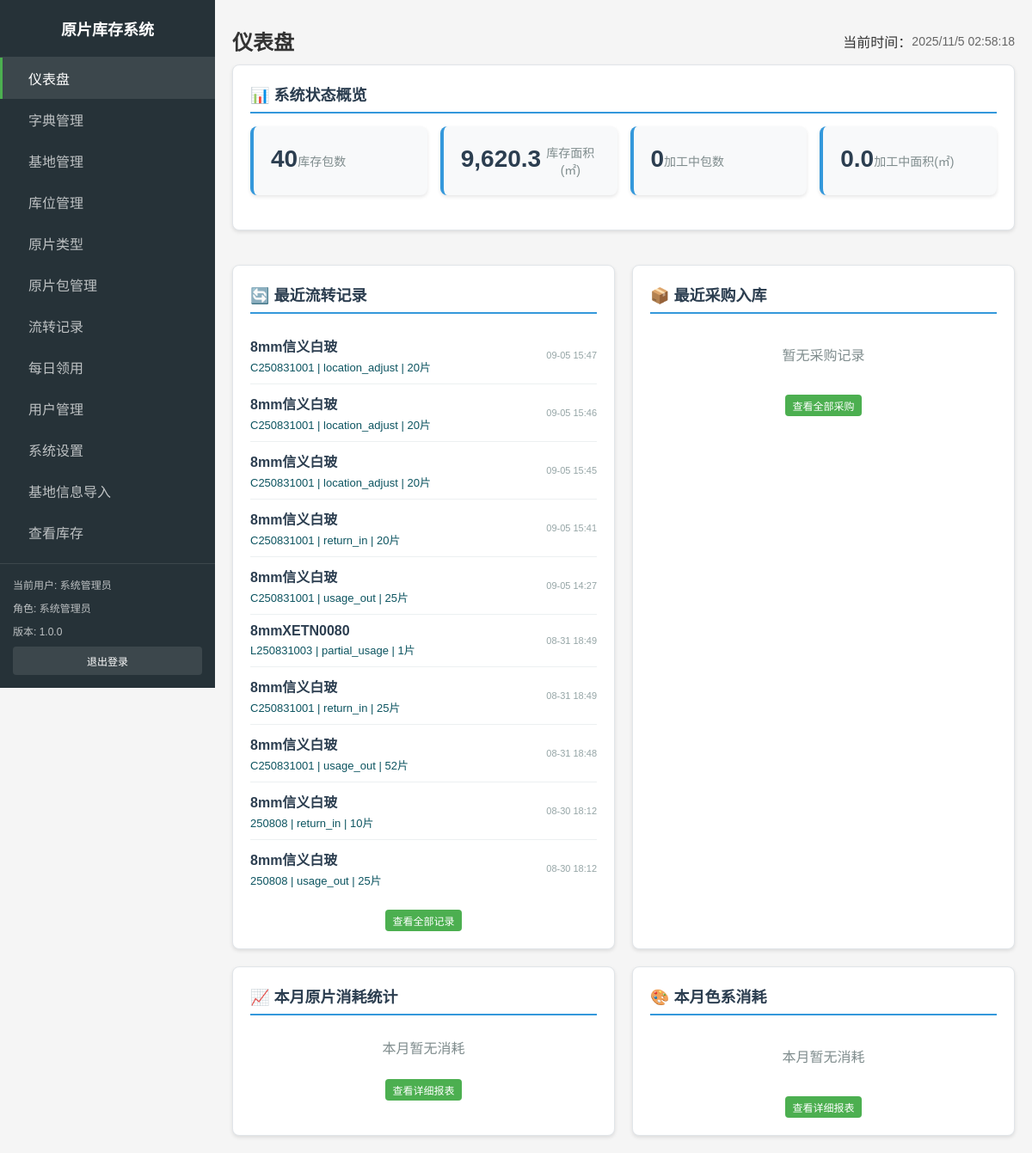
/admin/index.php (signed in), run on the app's committed database.
### tables this page shows
CREATE TABLE `inventory_transactions` (`id` INT(11) NOT NULL AUTO_INCREMENT,
`package_id` INT(11) NOT NULL Comment "原片包ID",
`transaction_type` ENUM("purchase_in","usage_out","return_in","scrap","partial_usage","location_adjust","check_in","check_out") NOT NULL Comment "交易类型：采购入库、领用出库、归还入库、报废、部分领用、基地流转、盘盈入库、盘亏出库",
`from_rack_id` INT(11) NULL Comment "来源库位架ID",
`to_rack_id` INT(11) NULL Comment "目标库位架ID",
`quantity` INT(11) NOT NULL Comment "数量",
`operator_id` INT(11) NULL Comment "操作员ID",
`scrap_reason` TEXT NULL Comment "报废原因",
`transaction_time` TIMESTAMP NOT NULL DEFAULT CURRENT_TIMESTAMP Comment "交易时间",
`actual_usage` INT(11) NULL DEFAULT 0 Comment "实际领用量",
`notes` TEXT NULL Comment "备注信息",
`created_at` TIMESTAMP NOT NULL DEFAULT CURRENT_TIMESTAMP,
INDEX `from_rack_id`(`from_rack_id` ASC) USING BTREE,
INDEX `package_id`(`package_id` ASC) USING BTREE,
INDEX `to_rack_id`(`to_rack_id` ASC) USING BTREE,
PRIMARY KEY (`id`));

CREATE TABLE `glass_types` (`id` INT(11) NOT NULL AUTO_INCREMENT,
`custom_id` VARCHAR(50) NOT NULL Comment "原片ID（自定义，唯一，采购使用）",
`name` VARCHAR(100) NOT NULL Comment "原片名称（完整名称）",
`short_name` VARCHAR(50) NOT NULL Comment "原片简称（如：5白、4白、5白南玻）",
`finance_name` VARCHAR(100) NULL Comment "财务核算名",
`product_series` VARCHAR(100) NULL Comment "原片商色系（如：5lowe XETB0160）",
`brand` VARCHAR(50) NULL Comment "原片品牌（如：信义、台玻、金晶、旗滨）",
`manufacturer` VARCHAR(100) NULL Comment "原片生产商（如：重庆信义、德阳信义、成都台玻）",
`color` VARCHAR(50) NULL Comment "原片颜色（如：白玻、玉沙、LOWE、超白等）",
`thickness` DECIMAL(10,2) NULL Comment "原片厚度(mm)（如：4、5、6、8、10、12、15、19）",
`silver_layers` ENUM("单银","双银","三银","无银","") NULL Comment "银层类型",
`substrate` ENUM("普白","超白","") NULL Comment "基片类型",
`transmittance` ENUM("高透","中透","低透","") NULL Comment "透光性",
`status` TINYINT(1) NULL DEFAULT 1 Comment "状态：1启用，0禁用",
`created_at` TIMESTAMP NOT NULL DEFAULT CURRENT_TIMESTAMP,
`updated_at` TIMESTAMP NOT NULL DEFAULT CURRENT_TIMESTAMP ON UPDATE CURRENT_TIMESTAMP(0),
UNIQUE INDEX `custom_id`(`custom_id` ASC) USING BTREE,
INDEX `idx_brand`(`brand` ASC) USING BTREE,
INDEX `idx_color`(`color` ASC) USING BTREE,
INDEX `idx_custom_id`(`custom_id` ASC) USING BTREE,
INDEX `idx_manufacturer`(`manufacturer` ASC) USING BTREE,
INDEX `idx_short_name`(`short_name` ASC) USING BTREE,
INDEX `idx_silver_layers`(`silver_layers` ASC) USING BTREE,
INDEX `idx_substrate`(`substrate` ASC) USING BTREE,
INDEX `idx_transmittance`(`transmittance` ASC) USING BTREE,
PRIMARY KEY (`id`));

CREATE TABLE `glass_packages` (`id` INT(11) NOT NULL AUTO_INCREMENT,
`package_code` VARCHAR(100) NOT NULL Comment "包号/二维码",
`glass_type_id` INT(11) NOT NULL Comment "原片类型ID",
`width` DECIMAL(10,2) NULL Comment "宽度(mm)",
`height` DECIMAL(10,2) NULL Comment "高度(mm)",
`pieces` INT(11) NOT NULL DEFAULT 0 Comment "实际片数（库存操作基准）",
`quantity` INT(11) NOT NULL DEFAULT 0 Comment "默认包装数量（参考值）",
`entry_date` DATE NULL Comment "入库日期",
`initial_rack_id` INT(11) NULL Comment "起始库区ID",
`current_rack_id` INT(11) NULL Comment "当前库位架ID",
`position_order` INT(11) NULL DEFAULT 1 Comment "在架中的位置顺序(1-x)",
`status` ENUM("in_storage","in_processing","scrapped","used_up") NULL DEFAULT 'in_storage' Comment "包状态：in_storage=库存中，in_processing=加工中，scrapped=已报废，used_up=已用完",
`created_at` TIMESTAMP NOT NULL DEFAULT CURRENT_TIMESTAMP,
`updated_at` TIMESTAMP NOT NULL DEFAULT CURRENT_TIMESTAMP ON UPDATE CURRENT_TIMESTAMP(0),
INDEX `current_rack_id`(`current_rack_id` ASC) USING BTREE,
INDEX `glass_type_id`(`glass_type_id` ASC) USING BTREE,
INDEX `initial_rack_id`(`initial_rack_id` ASC) USING BTREE,
PRIMARY KEY (`id`));

### includes/db.php (called while the page is built, shortened)
<?php
function getDbConnection() {
    static $conn = null;
    if ($conn === null) {
        $conn = new mysqli(DB_HOST, DB_USER, DB_PASS, DB_NAME);
        $conn->set_charset(DB_CHARSET);
    }
    return $conn;
}
function query($sql, $params = []) {
    $conn = getDbConnection();
    $stmt = $conn->prepare($sql);
    if (!$stmt->execute()) {
        throw new Exception("执行查询失败: " . $stmt->error . "<br>SQL: " . $sql);
    }
    $result = $stmt->get_result();
    return $result;
}
function fetchAll($sql, $params = []) {
    $result = query($sql, $params);
    $rows = [];
    while ($row = $result->fetch_assoc()) {
        $rows[] = $row;
    }
    return $rows;
}
function fetchOne($sql, $params = []) {
    $result = query($sql, $params);
    $row = $result->fetch_row();
    $value = $row ? $row[0] : null;
    return $value;
}
?>

### includes/auth.php (called while the page is built, shortened)
<?php
require_once __DIR__ . '/db.php';
function isLoggedIn() {
    return isset($_SESSION['logged_in']) && $_SESSION['logged_in'] === true;
}
function getCurrentUser() {
    return [
        'id' => $_SESSION['user_id'],
        'username' => $_SESSION['username'],
        'name' => $_SESSION['name'],
        'role' => $_SESSION['role'],
        'base_id' => $_SESSION['base_id'] ?? null
    ];
}
?>

### includes/admin_nav_config.php (called while the page is built, shortened)
<?php
function getAdminNavConfig($userRole) {
    $filteredItems = array_filter($navItems, function($item) use ($userRole) {
        return in_array($userRole, $item['roles']);
    });
    usort($filteredItems, function($a, $b) {
        return $a['order'] - $b['order'];
    });
    return $filteredItems;
}
function getCurrentNavId($currentPage) {
    $pageNavMap = [
        'index.php' => 'dashboard',
        'bases.php' => 'bases',
        'racks.php' => 'racks',
        'glass_types.php' => 'glass_types',
        'dictionary.php' => 'dictionary',
        'packages.php' => 'packages',
        'transactions.php' => 'transactions',
        'reports.php' => 'reports',
        'users.php' => 'users',
        'settings.php' => 'settings'
    ];
    return $pageNavMap[$currentPage] ?? '';
}
?>

### admin/index.php (the view, shortened to what this page needs)
<?php
require_once '../includes/auth.php';
require_once '../includes/db.php';
require_once '../includes/admin_layout.php';
$sql_storage_packages = "SELECT COUNT(*) FROM glass_packages gp
  left join storage_racks sr on gp.current_rack_id = sr.id WHERE gp.status = 'in_storage'";
$sql_storage_area = "SELECT COALESCE(SUM(width * height * pieces / 1000000), 0) FROM glass_packages gp
  left join storage_racks sr on gp.current_rack_id = sr.id WHERE gp.status = 'in_storage'";
$sql_processing_packages = "SELECT COUNT(*) FROM glass_packages gp
  left join storage_racks sr on gp.current_rack_id = sr.id WHERE gp.status = 'in_processing'";
$sql_processing_area = "SELECT COALESCE(SUM(width * height * pieces / 1000000), 0) FROM glass_packages gp
  left join storage_racks sr on gp.current_rack_id = sr.id WHERE gp.status = 'in_processing'";
$currentUser = getCurrentUser();
$systemStats = [
        'storage_packages' => fetchOne($sql_storage_packages),
        'storage_area' => fetchOne($sql_storage_area),
        'processing_packages' => fetchOne($sql_processing_packages),
        'processing_area' => fetchOne($sql_processing_area),
    ];
$recentTransactions = fetchAll("SELECT t.*, p.package_code, u.username, g.name as glass_name,
                                      sr_from.code as from_rack_code, sr_to.code as to_rack_code
                              FROM inventory_transactions t
                              LEFT JOIN glass_packages p ON t.package_id = p.id
                              LEFT JOIN users u ON t.operator_id = u.id
                              LEFT JOIN glass_types g ON p.glass_type_id = g.id
                              LEFT JOIN storage_racks sr_from ON t.from_rack_id = sr_from.id
                              LEFT JOIN storage_racks sr_to ON t.to_rack_id = sr_to.id
                              WHERE t.transaction_type NOT IN ('purchase_in')
                              ORDER BY t.transaction_time DESC LIMIT 10");
$recentPurchases = fetchAll("SELECT t.*, p.package_code, u.username, g.name as glass_name, g.color, g.thickness,
                                    p.width, p.height, p.pieces
                            FROM inventory_transactions t
                            LEFT JOIN glass_packages p ON t.package_id = p.id
                            LEFT JOIN users u ON t.operator_id = u.id
                            LEFT JOIN glass_types g ON p.glass_type_id = g.id
                            WHERE t.transaction_type = 'purchase_in'
                            ORDER BY t.transaction_time DESC LIMIT 10");
$monthStart = date('Y-m-01 00:00:00');
$monthEnd = date('Y-m-t 23:59:59');
$monthlyConsumption = fetchAll("SELECT g.name as glass_name, g.color, g.thickness,
                                      SUM(CASE WHEN t.transaction_type IN ('usage_out', 'partial_usage') THEN t.quantity ELSE 0 END) as total_usage,
                                      SUM(CASE WHEN t.transaction_type = 'scrap' THEN t.quantity ELSE 0 END) as total_scrap,
                                      SUM(CASE WHEN t.transaction_type IN ('usage_out', 'partial_usage', 'scrap') THEN t.quantity ELSE 0 END) as total_consumption
                              FROM inventory_transactions t
                              LEFT JOIN glass_packages p ON t.package_id = p.id
                              LEFT JOIN glass_types g ON p.glass_type_id = g.id
                              WHERE t.transaction_time >= ? AND t.transaction_time <= ?
                              AND t.transaction_type IN ('usage_out', 'partial_usage', 'scrap')
                              GROUP BY g.id, g.name, g.color, g.thickness
                              HAVING total_consumption > 0
                              ORDER BY total_consumption DESC LIMIT 10", [$monthStart, $monthEnd]);
$monthlyColorConsumption = fetchAll("SELECT g.color,
                                           SUM(CASE WHEN t.transaction_type IN ('usage_out', 'partial_usage', 'scrap') THEN t.quantity ELSE 0 END) as total_consumption,
                                           COUNT(DISTINCT p.id) as package_count
                                   FROM inventory_transactions t
                                   LEFT JOIN glass_packages p ON t.package_id = p.id
                                   LEFT JOIN glass_types g ON p.glass_type_id = g.id
                                   WHERE t.transaction_time >= ? AND t.transaction_time <= ?
                                   AND t.transaction_type IN ('usage_out', 'partial_usage', 'scrap')
                                   AND g.color IS NOT NULL AND g.color != ''
                                   GROUP BY g.color
                                   HAVING total_consumption > 0
                                   ORDER BY total_consumption DESC LIMIT 10", [$monthStart, $monthEnd]);
$additionalCSS = ['../assets/css/admin/dashboard.css'];
?>
<div class="dashboard-container">
    <div class="dashboard-overview">
            <h3>📊 系统状态概览</h3>
            <div class="stats-grid">
                <div class="stat-card">
                    <div class="stat-value"><?php echo number_format($systemStats['storage_packages']); ?></div>
                    <div class="stat-label">库存包数</div>
                </div>
                <div class="stat-card">
                    <div class="stat-value"><?php echo number_format($systemStats['storage_area'], 1); ?></div>
                    <div class="stat-label">库存面积(㎡)</div>
                </div>
                <div class="stat-card">
                    <div class="stat-value"><?php echo number_format($systemStats['processing_packages']); ?></div>
                    <div class="stat-label">加工中包数</div>
                </div>
                <div class="stat-card">
                    <div class="stat-value"><?php echo number_format($systemStats['processing_area'], 1); ?></div>
                    <div class="stat-label">加工中面积(㎡)</div>
                </div>
            </div>
    </div>
    <div class="dashboard-grid">
        <div class="dashboard-card">
            <h3>🔄 最近流转记录</h3>
            <div class="recent-list">
                <?php if (empty($recentTransactions)): ?>
                    <div style="text-align: center; color: #7f8c8d; padding: 20px;">暂无流转记录</div>
                <?php else: ?>
                    <?php foreach ($recentTransactions as $transaction): ?>
                        <div class="recent-item">
                            <div class="item-info">
                                <div class="item-title"><?php echo htmlspecialchars($transaction['glass_name']); ?></div>
                                <div class="item-detail">
                                    <?php echo htmlspecialchars($transaction['package_code']); ?> |
                                    <?php
                                    $typeLabels = [
                                        'usage_out' => '<span class="label label-warning">领用出库</span>',
                                        'return_in' => '<span class="label label-info">归还入库</span>',
                                        'scrap' => '<span class="label label-danger">报废出库</span>',
                                        'partial_usage' => '<span class="label label-warning">部分领用</span>',
                                        'check_in' => '<span class="label label-success">盘点入库</span>',
                                        'check_out' => '<span class="label label-danger">盘点出库</span>',
                                        'location_adjust' => '<span class="label label-info">位置调整</span>',
                                    ];
                                    echo $typeLabels[$transaction['transaction_type']] ?? $transaction['transaction_type'];
                                    ?> |
                                    <?php echo $transaction['quantity']; ?>片
                                </div>
                            </div>
                            <div class="item-time"><?php echo date('m-d H:i', strtotime($transaction['transaction_time'])); ?></div>
                        </div>
                    <?php endforeach; ?>
                <?php endif; ?>
            </div>
            <div style="text-align: center; margin-top: 15px;">
                <a href="transactions.php" class="btn btn-sm">查看全部记录</a>
            </div>
        </div>
        <div class="dashboard-card">
            <h3>📦 最近采购入库</h3>
            <div class="recent-list">
                <?php if (empty($recentPurchases)): ?>
                    <div style="text-align: center; color: #7f8c8d; padding: 20px;">暂无采购记录</div>
                <?php endif; ?>
            </div>
            <div style="text-align: center; margin-top: 15px;">
                <a href="transactions.php?type=purchase_in" class="btn btn-sm">查看全部采购</a>
            </div>
        </div>
        <div class="dashboard-card">
            <h3>📈 本月原片消耗统计</h3>
            <div style="margin-bottom: 15px;">
                <?php if (empty($monthlyConsumption)): ?>
                    <div style="text-align: center; color: #7f8c8d; padding: 10px;">本月暂无消耗</div>
                <?php endif; ?>
            </div>
            <div style="text-align: center; margin-top: 15px;">
                <a href="reports.php" class="btn btn-sm">查看详细报表</a>
            </div>
        </div>
        <div class="dashboard-card">
            <h3>🎨 本月色系消耗</h3>
            <div>
                <?php if (empty($monthlyColorConsumption)): ?>
                    <div style="text-align: center; color: #7f8c8d; padding: 20px;">本月暂无消耗</div>
                <?php endif; ?>
            </div>
            <div style="text-align: center; margin-top: 15px;">
                <a href="reports.php" class="btn btn-sm">查看详细报表</a>
            </div>
        </div>
    </div>
</div>
<?php
$content = ob_get_clean();
echo renderAdminLayout('仪表盘', $content, $currentUser, 'index.php',$additionalCSS, [], $message ?? '', $messageType ?? 'info');
?>

### data on the page
inventory_transactions: glass_types.name "8mm信义白玻", glass_packages.package_code "C250831001", transaction_type "location_adjust", quantity "20", transaction_time "09-05 15:47"
inventory_transactions: glass_types.name "8mm信义白玻", glass_packages.package_code "C250831001", transaction_type "location_adjust", quantity "20", transaction_time "09-05 15:46"
inventory_transactions: glass_types.name "8mm信义白玻", glass_packages.package_code "C250831001", transaction_type "location_adjust", quantity "20", transaction_time "09-05 15:45"
inventory_transactions: glass_types.name "8mm信义白玻", glass_packages.package_code "C250831001", transaction_type "return_in", quantity "20", transaction_time "09-05 15:41"
inventory_transactions: glass_types.name "8mm信义白玻", glass_packages.package_code "C250831001", transaction_type "usage_out", quantity "25", transaction_time "09-05 14:27"
inventory_transactions: glass_types.name "8mmXETN0080", glass_packages.package_code "L250831003", transaction_type "partial_usage", quantity "1", transaction_time "08-31 18:49"
inventory_transactions: glass_types.name "8mm信义白玻", glass_packages.package_code "C250831001", transaction_type "return_in", quantity "25", transaction_time "08-31 18:49"
inventory_transactions: glass_types.name "8mm信义白玻", glass_packages.package_code "C250831001", transaction_type "usage_out", quantity "52", transaction_time "08-31 18:48"
inventory_transactions: glass_types.name "8mm信义白玻", glass_packages.package_code "250808", transaction_type "return_in", quantity "10", transaction_time "08-30 18:12"
inventory_transactions: glass_types.name "8mm信义白玻", glass_packages.package_code "250808", transaction_type "usage_out", quantity "25", transaction_time "08-30 18:12"

### other printed values
APP_NAME "原片库存系统"
$item['title'] "仪表盘"
$item['title'] "字典管理"
$item['title'] "基地管理"
$item['title'] "库位管理"
$item['title'] "原片类型"
$item['title'] "原片包管理"
$item['title'] "流转记录"
$item['title'] "每日领用"
$item['title'] "用户管理"
$item['title'] "系统设置"
$item['title'] "基地信息导入"
$item['title'] "查看库存"
$currentUser['name'] ?: $currentUser['username'] "系统管理员"
getRoleDisplayName($currentUser['role']) "系统管理员"
